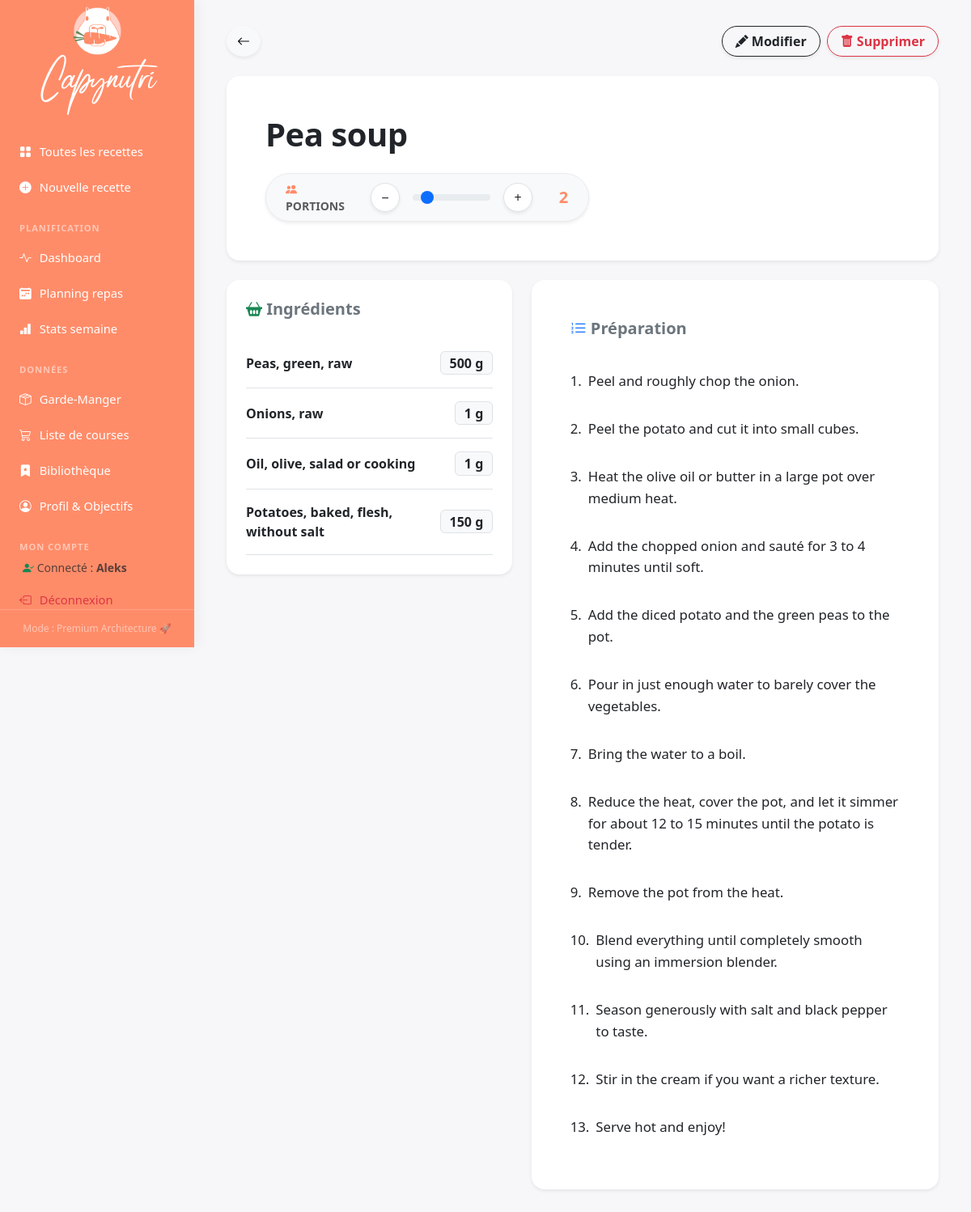
The page /recipe/1 (signed in) on the database its author committed.
### tables this page shows
CREATE TABLE users (
                id INTEGER PRIMARY KEY AUTOINCREMENT,
                username TEXT UNIQUE NOT NULL,
                password_hash TEXT NOT NULL,
                created_at TIMESTAMP DEFAULT CURRENT_TIMESTAMP
            );

CREATE TABLE recipes (
                id           INTEGER PRIMARY KEY AUTOINCREMENT,
                name         TEXT NOT NULL,
                category_id  INTEGER REFERENCES categories(id) ON DELETE SET NULL,
                servings     REAL NOT NULL DEFAULT 1,
                instructions TEXT,
                created_at   TIMESTAMP DEFAULT CURRENT_TIMESTAMP
            );

CREATE TABLE ingredients (
                id        INTEGER PRIMARY KEY AUTOINCREMENT,
                recipe_id INTEGER NOT NULL REFERENCES recipes(id) ON DELETE CASCADE,
                name      TEXT NOT NULL,
                quantity  REAL NOT NULL,
                unit      TEXT NOT NULL DEFAULT '',
    kcal  REAL,
    protein_g  REAL,
    carbs_g  REAL,
    fat_g  REAL,
    sugars_g  REAL,
    fiber_g  REAL,
    saturated_g  REAL,
    monounsat_g  REAL,
    polyunsat_g  REAL,
    sodium_mg  REAL,
    calcium_mg  REAL,
    iron_mg  REAL,
    potassium_mg  REAL,
    magnesium_mg  REAL,
    zinc_mg  REAL,
    vit_a_mcg  REAL,
    vit_c_mg  REAL,
    vit_d_mcg  REAL,
    vit_b1_mg  REAL,
    vit_b2_mg  REAL,
    vit_b3_mg  REAL,
    vit_b6_mg  REAL,
    vit_b9_mcg  REAL,
    vit_b12_mcg  REAL,
    cholesterol_mg  REAL,
    trans_fat_g  REAL,
    omega3_g  REAL,
    omega6_g  REAL,
    phosphorus_mg  REAL,
    selenium_mcg  REAL,
    copper_mg  REAL,
    manganese_mg  REAL,
    vit_e_mg  REAL,
    vit_k_mcg  REAL,
                _placeholder INTEGER
            , library_id INTEGER REFERENCES ingredient_library(id) ON DELETE SET NULL);

### routes/recipes.py (the view, shortened to what this page needs)
@recipes_bp.route("/recipe/<int:recipe_id>")
@login_required
def view_recipe(recipe_id):
    recipe = crud.get_recipe(recipe_id)
    if not recipe:
        flash("Recette introuvable.", "error")
        return redirect(url_for("recipes.index"))
    servings = request.args.get("servings", recipe.servings, type=float)
    scale = recipe.scale_factor(servings)
    best_prices = pricing_db.get_best_prices([ingredient.name for ingredient in recipe.ingredients])
    base_cost = 0.0
    for ingredient in recipe.ingredients:
        prices = best_prices.get(normalize_string(ingredient.name))
        ingredient.estimated_cost = 0.0
        ingredient.cheapest_shop = None
        if not prices:
            continue
    cost_per_serving = base_cost / recipe.servings if recipe.servings > 0 else 0
    return render_template(
        "recipe.html",
        recipe=recipe,
        servings=servings,
        scale=scale,
        base_cost=base_cost,
        cost_per_serving=cost_per_serving,
        all_tags=crud.list_tags(),
        shops=pricing_db.get_shops(),
    )

### app.py (called while the page is built)
@login_manager.user_loader
def load_user(user_id):
    return crud.get_user_by_id(int(user_id))

@app.before_request
def require_login():
    if request.endpoint in PUBLIC_ENDPOINTS or current_user.is_authenticated:
        return None
    if request.endpoint:
        return redirect(url_for('auth.login'))
    return None

### crud.py (called while the page is built)
def get_user_by_id(user_id: int) -> Optional[User]:
    with get_connection() as conn:
        row = conn.execute("SELECT * FROM users WHERE id = ?", (user_id,)).fetchone()
        return User(id=row["id"], username=row["username"], password_hash=row["password_hash"]) if row else None

def list_tags() -> list[dict]:
    with get_connection() as conn:
        return [dict(row) for row in conn.execute("SELECT id, name, color, icon FROM tags ORDER BY name")]

def _fetch_ingredients(conn, recipe_id: int) -> list[Ingredient]:
    fields_list = ["id", "name", "quantity", "unit", "library_id", *NUTRIENT_FIELDS]
    rows = conn.execute(
        f"SELECT {','.join(fields_list)} FROM ingredients WHERE recipe_id = ? ORDER BY id",
        (recipe_id,),
    ).fetchall()
    return [
        Ingredient(
            id=row["id"],
            recipe_id=recipe_id,
            name=row["name"],
            quantity=row["quantity"],
            unit=row["unit"],
            library_id=row["library_id"],
            **{field: row[field] for field in NUTRIENT_FIELDS},
        )
        for row in rows
    ]

### db.py (called while the page is built)
def get_connection() -> sqlite3.Connection:
    conn = sqlite3.connect(DB_PATH)
    conn.row_factory = sqlite3.Row
    conn.execute("PRAGMA foreign_keys = ON")
    return conn

### models.py (called while the page is built)
    def scale_factor(self, desired_servings: float) -> float:
        return desired_servings / self.servings if self.servings else 1.0

### pricing_db.py (called while the page is built)
def get_pricing_conn() -> sqlite3.Connection:
    conn = sqlite3.connect(DB_PATH)
    conn.row_factory = sqlite3.Row
    conn.execute("PRAGMA foreign_keys = ON")
    return conn

def get_shops() -> list[dict]:
    with get_pricing_conn() as conn:
        return [dict(r) for r in conn.execute("SELECT * FROM shops ORDER BY name")]

### utils.py (called while the page is built)
def normalize_string(s: str) -> str:
    if not s:
        return ""
    s = s.strip().lower()
    s = s.replace("æ", "ae").replace("ø", "o").replace("å", "a")
    s = unicodedata.normalize("NFKD", s)
    s = s.encode("ascii", "ignore").decode()
    s = re.sub(r"[^a-z0-9 ]", "", s)
    return re.sub(r"\s+", " ", s).strip()

### templates/recipe.html (shortened to what this page needs)
{% extends "base.html" %}
{% block content %}
<div class="d-flex flex-wrap justify-content-between align-items-center mb-4 gap-3">
  <a href="{{ url_for('recipes.index') }}" class="btn btn-light rounded-circle shadow-sm" title="Retour aux recettes">
    <i class="bi bi-arrow-left"></i>
  </a>
  <div class="d-flex gap-2">
    <a href="{{ url_for('recipes.edit_recipe', recipe_id=recipe.id) }}" class="btn btn-outline-dark rounded-pill fw-bold shadow-sm px-3">
      <i class="bi bi-pencil-fill"></i> <span class="d-none d-sm-inline">Modifier</span>
    </a>
    <form id="deleteRecipeForm" method="post" action="{{ url_for('recipes.delete_recipe', recipe_id=recipe.id) }}">
      <button type="button" onclick="confirmDelete('{{ recipe.name|replace("'", "\\'") }}')" class="btn btn-outline-danger rounded-pill fw-bold shadow-sm px-3">
        <i class="bi bi-trash-fill"></i> <span class="d-none d-sm-inline">Supprimer</span>
      </button>
    </form>
  </div>
</div>
<div class="card border-0 shadow-sm rounded-4 mb-4 bg-white position-relative overflow-hidden">
  <div class="card-body p-4 p-md-5">
    <div class="d-flex flex-wrap justify-content-between align-items-start gap-3 mb-3">
      <div>
        <h1 class="fw-bold mb-0 text-dark" style="font-size: 2.5rem; letter-spacing: -0.5px;">{{ recipe.name }}</h1>
      </div>
    </div>
    {% if recipe.ingredients %}
    <div class="bg-light rounded-pill p-2 d-flex align-items-center gap-3 shadow-sm mt-4" style="max-width: 400px; border: 1px solid #ebebf0;">
      <div class="px-3 fw-bold text-muted small text-uppercase"><i class="bi bi-people-fill text-accent"></i> Portions</div>
      <button class="btn btn-white bg-white rounded-circle shadow-sm border" id="btnMinus" style="width:36px;height:36px;padding:0; flex-shrink: 0;">−</button>
      <input type="range" class="form-range" id="servingSlider" min="0.5" max="{{ [recipe.servings * 6, 20]|min }}" step="0.5" value="{{ servings }}">
      <button class="btn btn-white bg-white rounded-circle shadow-sm border" id="btnPlus" style="width:36px;height:36px;padding:0; flex-shrink: 0;">+</button>
      <div class="fw-bold fs-5 text-accent text-center" id="servingDisplay" style="min-width: 45px;">
        {{ servings|int if servings == servings|int else servings }}
      </div>
    </div>
    {% endif %}
  </div>
</div>
<div class="row g-4">
  <div class="col-lg-5 d-flex flex-column gap-4">
    {% if recipe.ingredients %}
    <div class="card border-0 shadow-sm rounded-4 bg-white">
      <div class="card-body p-4">
        <h5 class="fw-bold text-secondary mb-4"><i class="bi bi-basket2-fill text-success"></i> Ingrédients</h5>
        <ul class="list-group list-group-flush" id="ingTable">
          {% for ing in recipe.ingredients %}
          <li class="list-group-item d-flex justify-content-between align-items-center px-0 py-3 border-bottom">
            <span class="fw-bold text-dark">{{ ing.name }}</span>
            <span class="badge bg-light text-dark border fs-6 ing-qty" data-base="{{ ing.quantity }}" data-unit="{{ ing.unit }}">
              {{ ing.quantity|int if ing.quantity == ing.quantity|int else ing.quantity }}{% if ing.unit %}&nbsp;{{ ing.unit }}{% endif %}
            </span>
          </li>
          {% endfor %}
        </ul>
      </div>
    </div>
    {% endif %}
  </div>
  {% if recipe.instructions %}
  <div class="col-lg-7">
    <div class="card border-0 shadow-sm rounded-4 bg-white">
      <div class="card-body p-4 p-md-5">
        <h5 class="fw-bold text-secondary mb-4"><i class="bi bi-list-ol text-primary"></i> Préparation</h5>
        <ol class="list-group list-group-numbered list-group-flush" style="font-size: 1.05rem; line-height: 1.6;">
          {% for step in recipe.instructions.split('\n') %}
            {% if step.strip() %}
              <li class="list-group-item d-flex justify-content-between align-items-start border-0 py-3 px-0">
                <div class="ms-2 me-auto text-dark">{{ step.strip() }}</div>
              </li>
            {% endif %}
          {% endfor %}
        </ol>
      </div>
    </div>
  </div>
  {% endif %}
</div>
{% endblock %}

### templates/base.html (shortened to what this page needs)
<!DOCTYPE html>
<html lang="fr">
<head>
  <link href="https://cdn.jsdelivr.net/npm/bootstrap@5.3.3/dist/css/bootstrap.min.css" rel="stylesheet">
  <link href="https://cdn.jsdelivr.net/npm/bootstrap-icons@1.11.3/font/bootstrap-icons.css" rel="stylesheet">
  <link rel="stylesheet" href="{{ url_for('static', filename='css/dashboard.css') }}">
</head>
<body>
{% macro nav_link(endpoint, icon, text) %}
  <a href="{{ url_for(endpoint) }}" class="{{ 'active' if request.endpoint == endpoint else '' }}">
    <i class="bi {{ icon }}"></i> {{ text }}
  </a>
{% endmacro %}
<aside id="sidebar">
  <div class="brand d-flex flex-column align-items-center mb-4 mt-2">
    <img src="{{ url_for('static', filename='logo.png') }}" alt="Logo Capynutri" style="height: 60px; border-radius: 12px; margin-bottom: 10px;">
    <div style="font-family: 'Radicalis', cursive; color: #ffffff; font-size: 2.2rem; margin-top: -5px;">
      Capynutri
    </div>
  </div>
  <nav>
    <a href="{{ url_for('recipes.index') }}" class="{{ 'active' if request.endpoint == 'recipes.index' and not request.args.get('tag') else '' }}">
      <i class="bi bi-grid-fill"></i> Toutes les recettes
    </a>
    {{ nav_link('recipes.new_recipe', 'bi-plus-circle-fill', 'Nouvelle recette') }}
    <div class="nav-section">Planification</div>
    {{ nav_link('tracking.dashboard', 'bi-activity', 'Dashboard') }}
    {{ nav_link('planning.week_view', 'bi-calendar2-week-fill', 'Planning repas') }}
    {{ nav_link('tracking.week_stats', 'bi-bar-chart-fill', 'Stats semaine') }}
    <div class="nav-section">Données</div>
    {{ nav_link('planning.pantry', 'bi-box-seam', 'Garde-Manger') }}
    {{ nav_link('planning.shopping_list', 'bi-cart3', 'Liste de courses') }}
    <a href="{{ url_for('library.library') }}" class="{{ 'active' if request.endpoint in ['library.library', 'library.library_edit', 'library.library_tags'] else '' }}">
      <i class="bi bi-bookmark-star-fill"></i> Bibliothèque
    </a>
    {{ nav_link('tracking.profile', 'bi-person-circle', 'Profil & Objectifs') }}
    <div class="nav-section">Mon Compte</div>
    {% if current_user.is_authenticated %}
      <div class="px-3 mb-2 small text-muted">
        <i class="bi bi-person-check-fill text-success"></i> Connecté : <strong>{{ current_user.username }}</strong>
      </div>
      <a href="{{ url_for('auth.logout') }}" class="text-danger">
        <i class="bi bi-box-arrow-left"></i> Déconnexion
      </a>
    {% else %}
      {{ nav_link('auth.login', 'bi-box-arrow-in-right', 'Se connecter') }}
    {% endif %}
  </nav>
  <div class="sidebar-footer">Mode : Premium Architecture 🚀</div>
</aside>
<main id="main">
  {% block content %}{% endblock %}
</main>
</body>
</html>

### static/css/dashboard.css (style rules this page uses)
:root { --sidebar-width: 240px; --accent: #FF8C69; --accent-dark: #e8571a; --accent-green: #638F5A; --accent-soft: #FFCFC8; --sidebar-bg: #FF8C69; --sidebar-text: #ffffff; --sidebar-active: #ffffff; }
body { background: #f7f7f9; font-family: 'Segoe UI', system-ui, sans-serif; }
#sidebar { position: fixed; top: 0; left: 0; height: 100vh; width: var(--sidebar-width); background: var(--sidebar-bg); display: flex; flex-direction: column; z-index: 100; transition: transform .25s ease; box-shadow: 4px 0 15px rgba(0,0,0,0.05); }
#sidebar nav { padding: 16px 12px; flex: 1; overflow-y: auto; }
#sidebar nav a { display: flex; align-items: center; gap: 10px; padding: 10px 12px; border-radius: 8px; color: var(--sidebar-text); text-decoration: none; font-size: .92rem; margin-bottom: 2px; transition: background .15s, color .15s, transform .15s; }
#sidebar nav .nav-section { font-size: .7rem; font-weight: 700; letter-spacing: .08em; text-transform: uppercase; color: rgba(255,255,255,.5); padding: 20px 12px 6px; }
#sidebar .sidebar-footer { padding: 14px 20px; font-size: .75rem; color: rgba(255,255,255,.5); border-top: 1px solid rgba(255,255,255,.2); text-align: center; }
#main { margin-left: var(--sidebar-width); min-height: 100vh; padding: 32px 40px; }
.text-accent { color: var(--accent) !important; }

### rows shown on the page
users: username "Aleks"
recipes: name "Pea soup", servings "2"
ingredients: name "Peas, green, raw", quantity "500", unit "g"
ingredients: name "Onions, raw", quantity "1", unit "g"
ingredients: name "Oil, olive, salad or cooking", quantity "1", unit "g"
ingredients: name "Potatoes, baked, flesh, without salt", quantity "150", unit "g"

### other values the page prints
{{ text }} "Nouvelle recette Dashboard Planning repas Stats semaine Garde-Manger Liste de courses Profil & Objectifs"
{{ step.strip() }} "Peel and roughly chop the onion." "Peel the potato and cut it into small cubes." "Heat the olive oil or butter in a large pot over medium heat." "Add the chopped onion and sauté for 3 to 4 minutes until soft." "Add the diced potato and the green peas to the pot." "Pour in just enough water to barely cover the vegetables." "Bring the water to a boil." "Reduce the heat, cover the pot, and let it simmer for about 12 to 15 minutes until the potato is tender." "Remove the pot from the heat." "Blend everything until completely smooth using an immersion blender." "Season generously with salt and black pepper to taste." "Stir in the cream if you want a richer texture." "Serve hot and enjoy!"
